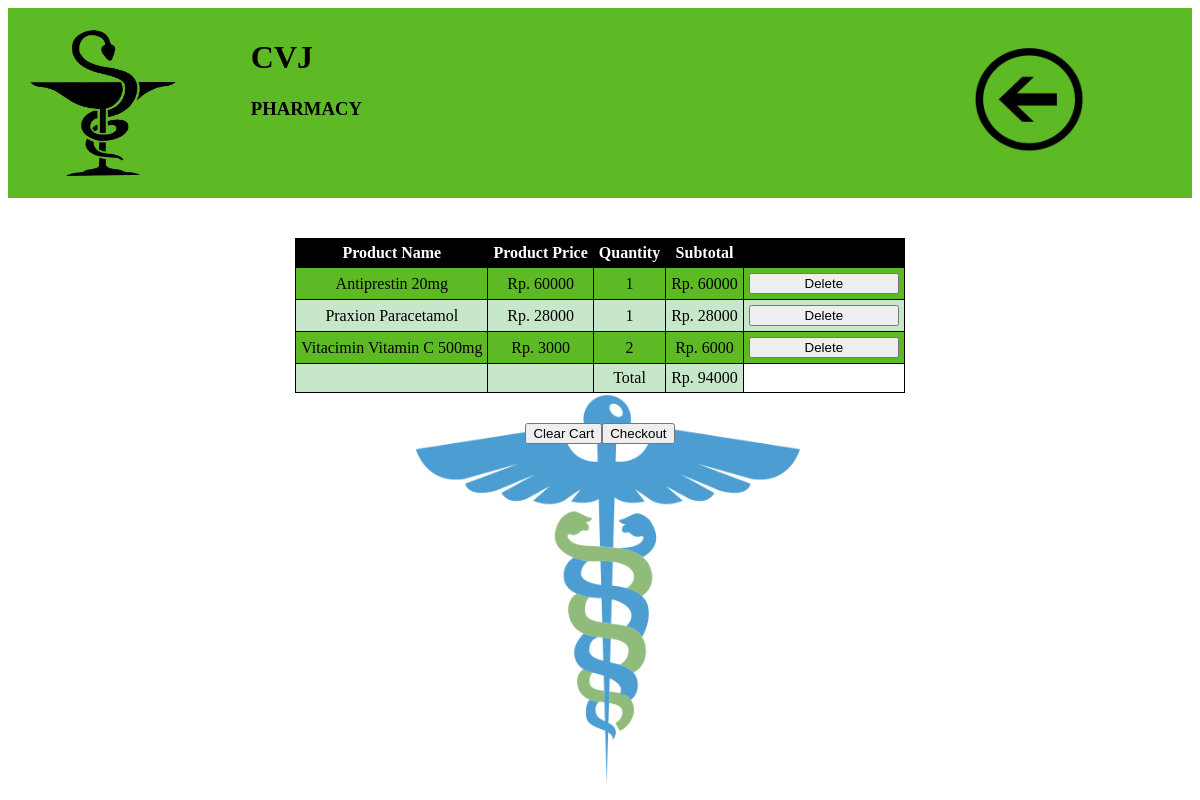
/cart.php?user=vio, run on the app's committed database.
### tables this page shows
CREATE TABLE `cart` (
  `username` varchar(25) NOT NULL,
  `product_name` varchar(100) NOT NULL,
  `product_price` int(11) NOT NULL,
  `id` int(11) NOT NULL
);

### cart.php (the view, shortened to what this page needs)
<?php
    $user = $_GET['user'];
?>
<!DOCTYPE html>
<html lang="en">
<head>
    <link rel="stylesheet" href="style.css">
</head>
<body>
<div class="background_image"></div>
    <div class="header">
        <div class="logo">
            <img src="images/logo_apotek.png" alt="logo" width=150px height= 150px>
        </div>
        <div class="pharmacy">
            <h1>CVJ</h1>
            <h3>PHARMACY</h3>
        </div>
        <div class="cart">
            <form action="customer.php" method="get">
                <input type="image" src="images/return_logo.png " alt="Submit" width=110px height= 110px id="cartl" style="margin: 25px;">
            </form>
        </div>
    </div>
        <?php
            include 'connect.php';
            $conn = mysqli_connect($host, $username,$password, $dbname);
            $query = "SELECT c.id, c.username, c.product_name, c.product_price, t.subtotal_price, t.row_count
                    FROM cart c
                    JOIN (
                        SELECT product_name, SUM(product_price) AS subtotal_price, COUNT(*) AS row_count
                        FROM cart
                        WHERE username = '$user'
                        GROUP BY product_name
                    ) t ON c.product_name = t.product_name
                    WHERE c.username = '$user'
                    GROUP BY c.product_name";
            $result = mysqli_query($conn, $query);
            $query2 = "SELECT SUM(product_price) AS total_price FROM cart";
            $result2 = mysqli_query($conn, $query2);
        ?>
        <div class="login_table">
            <table id="t01">
            <tr>
                <th>Product Name</th>
                <th>Product Price</th>
                <th>Quantity</th>
                <th>Subtotal</th>
                <th></th>
            </tr>
            <?php while($product = mysqli_fetch_object($result)) { ?>
            <tr>
                <td> <?php echo $product->product_name; ?> </td>
                <td> Rp. <?php echo $product->product_price; ?> </td>
                <td> <?php echo $product->row_count; ?> </td>
                <td> Rp. <?php echo $product->subtotal_price; ?> </td>
                <td>
                    <form action="delete.php" method="get">
                    <input type="submit" name="back" value="Delete">
                    </form>
                </td>
            </tr>
            <?php } ?>
            <?php $product2 = mysqli_fetch_object($result2); ?>
            <tr>
                <td></td>
                <td></td>
                <td> Total </td>
                <td> Rp. <?php echo $product2->total_price; ?> </td>
            </tr>
            </table>
            </div>
            <div class="other-button">
                <form action="clear_cart.php" method="post">
                <input type="submit" name="clear_cart" value="Clear Cart">
            </form>
            <form action="invoice.php" method="get">
                <input type="submit" name="checkout" value="Checkout">
            </form>
            </div>
</body>
</html>

### style.css (style rules this page uses)
table, th, td { border: 1px solid black; border-collapse: collapse; margin-top: 10px; }
th, td { padding: 5px; text-align: center; }
table#t01 tr:nth-child(even) { background-color: #5eba24; }
table#t01 tr:nth-child(odd) { background-color:#c6e7c9; }
table#t01 th { background-color: black; color: white; }
table tr td input { width: 150px; }
.background_image { height: 100vh; width: 100vw; position: fixed; background-position: absolute; background-position-x: 50%; background-position-y: 100%; background-image: url(images/background.png); background-repeat: no-repeat; background-size: 37%; z-index: -1; opacity: 0.7; }
div.login_table { display: flex; justify-content: center; align-items: center; margin-top: 30px; }
div.other-button { display: flex; justify-content: center; align-items: center; margin-top: 30px; }
div.header { display: grid; grid-template-columns: 1fr 3fr 1fr; padding: 10px; background-color: rgb(93, 186, 36, 1); }
div.logo img { display: flex; margin: 10px; }
div.cart { display: flex; }

### data on the page
cart: product_name "Antiprestin 20mg", product_price "60000", row_count "1", subtotal_price "60000"
cart: product_name "Praxion Paracetamol", product_price "28000", row_count "1", subtotal_price "28000"
cart: product_name "Vitacimin Vitamin C 500mg", product_price "3000", row_count "2", subtotal_price "6000"

### other printed values
$product2->total_price "94000"
